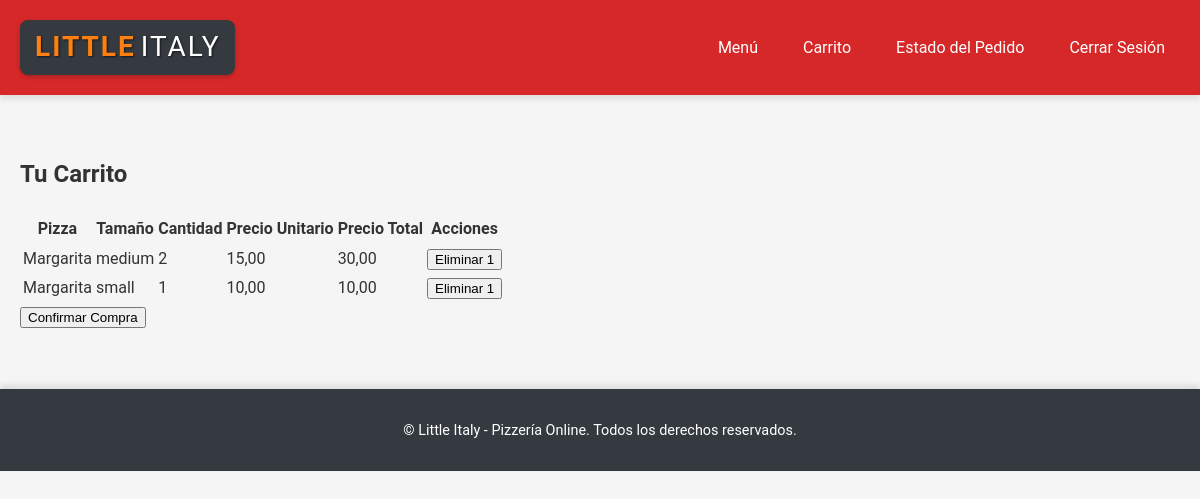
The app's page /cart/ (signed in) with its own data.
### little_italy/models.py (models this page shows, shortened)
class OrderItem(models.Model):
    order = models.ForeignKey(Order, on_delete=models.CASCADE)
    pizza = models.ForeignKey(Pizza, on_delete=models.CASCADE)
    quantity = models.PositiveIntegerField(default=1)
    size = models.CharField(
        max_length=6,
        choices=[('small', 'Small'), ('medium', 'Medium'), ('large', 'Large')],
        default='small',
    )
    @property
    def total_price(self):
        if self.size == 'small':
            return self.quantity * self.pizza.price_small
        elif self.size == 'medium':
            return self.quantity * self.pizza.price_medium
        elif self.size == 'large':
            return self.quantity * self.pizza.price_large
        return 0

class Pizza(models.Model):
    name = models.CharField(max_length=100, unique=True)
    description = models.TextField()
    price_small = models.DecimalField(max_digits=6, decimal_places=2, null=True, blank=True)
    price_medium = models.DecimalField(max_digits=6, decimal_places=2, null=True, blank=True)
    price_large = models.DecimalField(max_digits=6, decimal_places=2, null=True, blank=True)
    ingredients_small = models.ManyToManyField('Ingredient', related_name='small_pizzas', blank=True)
    ingredients_medium = models.ManyToManyField('Ingredient', related_name='medium_pizzas', blank=True)
    ingredients_large = models.ManyToManyField('Ingredient', related_name='large_pizzas', blank=True)

### little_italy/views.py (the view)
# urls.py: path('cart/', cart_view, name='cart'),
@login_required
def cart_view(request):
    return render(request, 'little_italy/cart.html')

### little_italy/templates/little_italy/cart.html (shortened to what this page needs)
{% extends 'little_italy/base.html' %}
{% load static %}
{% block content %}
<h2>Tu Carrito</h2>
{% if user.order_set.exists %}
<table>
    <thead>
        <tr>
            <th>Pizza</th>
            <th>Tamaño</th>
            <th>Cantidad</th>
            <th>Precio Unitario</th>
            <th>Precio Total</th>
            <th>Acciones</th>
        </tr>
    </thead>
    <tbody>
        {% for order in user.order_set.all %}
            {% for item in order.orderitem_set.all %}
            <tr>
                <td>{{ item.pizza.name }}</td>
                <td>{{ item.size }}</td>
                <td>{{ item.quantity }}</td>
                <td>
                    {% if item.size == 'small' %}
                        {{ item.pizza.price_small }}
                    {% elif item.size == 'medium' %}
                        {{ item.pizza.price_medium }}
                    {% elif item.size == 'large' %}
                        {{ item.pizza.price_large }}
                    {% endif %}
                </td>
                <td>{{ item.total_price }}</td>
                <td>
                    <form method="post" action="{% url 'remove_from_cart' %}">
                        <button type="submit">Eliminar 1</button>
                    </form>
                </td>
            </tr>
            {% endfor %}
        {% endfor %}
    </tbody>
</table>
<div>
    <form method="get" action="{% url 'checkout' %}">
        <button type="submit">Confirmar Compra</button>
    </form>
</div>
{% else %}
    <p>Tu carrito está vacío.</p>
{% endif %}
{% endblock %}

### little_italy/static/css/styles.css (style rules this page uses)
body { margin: 0; font-family: 'Roboto', sans-serif; line-height: 1.6; background-color: #f5f5f5; color: #333; }

### records on screen
OrderItem: pizza.name "Margarita", size "medium", quantity "2", pizza.price_medium "15,00", total_price "30,00"
OrderItem: pizza.name "Margarita", size "small", quantity "1", pizza.price_small "10,00", total_price "10,00"
